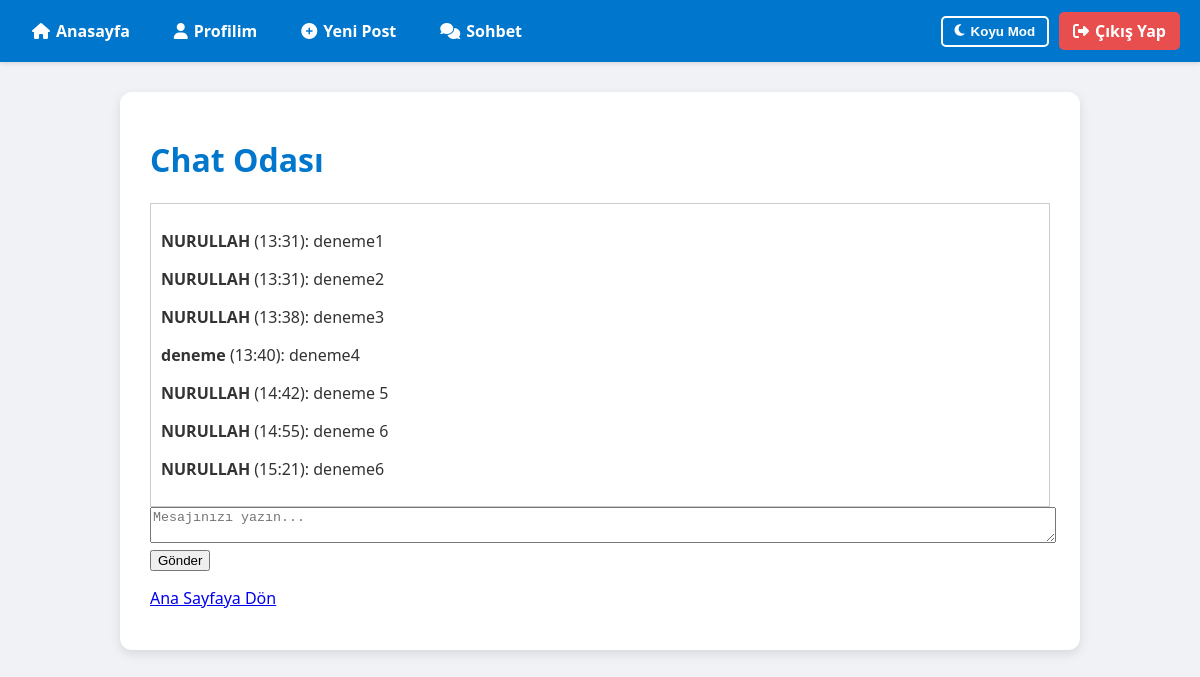
Page /chat/ (signed in) on the earlier database version.
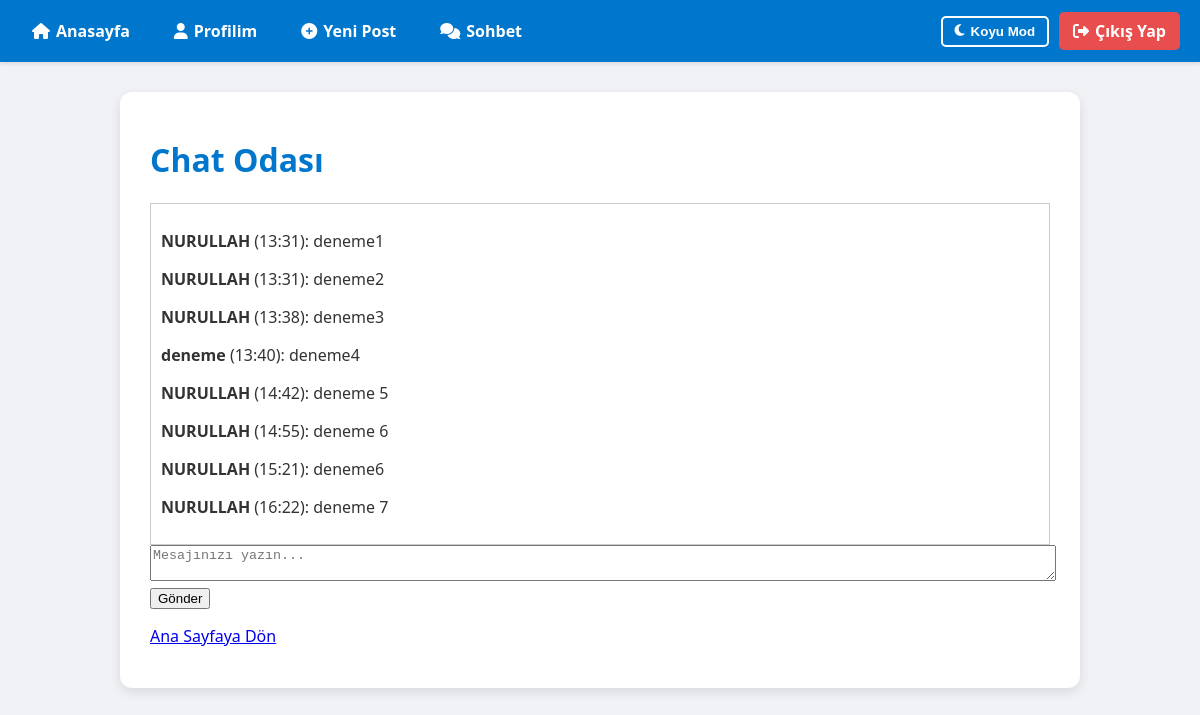
Same page on the later database version.
### blog/models.py (models this page shows, shortened)
class ChatMessage(models.Model):
    user = models.ForeignKey(User, on_delete=models.CASCADE)
    message = models.TextField()
    timestamp = models.DateTimeField(auto_now_add=True)  # Bu alanın adı 'timestamp'

### blog/views.py (the view)
# urls.py: path('chat/', views.chat_room, name='chat_room'),
@login_required
def chat_room(request):
    messages = ChatMessage.objects.all().order_by('-timestamp')[:30][::-1]  # Son 30 mesajı al, en son gelen üstte
    if request.method == 'POST':
        msg = request.POST.get('message')
        if msg:
            ChatMessage.objects.create(user=request.user, message=msg)
            return redirect('chat_room')
    return render(request, 'blog/chat_room.html', {'messages': messages})

### blog/templates/blog/chat_room.html (shortened to what this page needs)
{% extends 'blog/base.html' %}
{% block content %}
    <h1>Chat Odası</h1>
    <div style="border:1px solid #ccc; padding:10px; max-height:400px; overflow-y:scroll;">
        {% for msg in messages %}
            <p><b>{{ msg.user.username }}</b> ({{ msg.timestamp|date:"H:i" }}): {{ msg.message }}</p>
        {% empty %}
            <p>Henüz mesaj yok.</p>
        {% endfor %}
    </div>
    <form method="post">
        <textarea name="message" rows="2" style="width:100%;" placeholder="Mesajınızı yazın..."></textarea>
        <button type="submit">Gönder</button>
    </form>
    <p><a href="{% url 'home' %}">Ana Sayfaya Dön</a></p>
{% endblock %}

Differences in the rows shown:
added ChatMessage: user.username "NURULLAH", timestamp "16:22", message "deneme 7"
